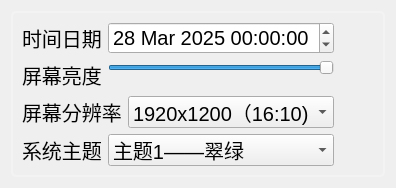
     <widget class="QWidget" name="tab_5">
      <attribute name="title">
       <string>终端个性化配置</string>
      </attribute>
      <layout class="QGridLayout" name="gridLayout_7">
       <item row="0" column="0">
        <widget class="QFrame" name="frame_4">
         <property name="styleSheet">
          <string notr="true">QLineEdit{
	border: 2px solid #E6E6E6;
	border-radius: 3px;
	font-size: 15px;
	padding: 5px;
}
#frame_4{
	border: 2px solid #f3f3f3;
	border-radius: 5px;
font-size:20px;
}
</string>
         </property>
         <property name="frameShape">
          <enum>QFrame::StyledPanel</enum>
         </property>
         <property name="frameShadow">
          <enum>QFrame::Raised</enum>
         </property>
         <layout class="QGridLayout" name="gridLayout_25">
          <item row="2" column="0">
           <layout class="QFormLayout" name="formLayout_4">
            <property name="formAlignment">
             <set>Qt::AlignCenter</set>
            </property>
            <item row="0" column="0">
             <widget class="QLabel" name="fenbianlvLabel">
              <property name="minimumSize">
               <size>
                <width>80</width>
                <height>0</height>
               </size>
              </property>
              <property name="font">
               <font>
                <pointsize>15</pointsize>
               </font>
              </property>
              <property name="text">
               <string>屏幕分辨率</string>
              </property>
             </widget>
            </item>
            <item row="0" column="1">
             <widget class="QComboBox" name="fenbianlvComboBox">
              <property name="minimumSize">
               <size>
                <width>80</width>
                <height>0</height>
               </size>
              </property>
              <property name="font">
               <font>
                <pointsize>15</pointsize>
               </font>
              </property>
              <item>
               <property name="text">
                <string>1920x1200（16:10)</string>
               </property>
              </item>
              <item>
               <property name="text">
                <string>1600x900（16:9）</string>
               </property>
              </item>
              <item>
               <property name="text">
                <string>1280x800（16:10）</string>
               </property>
              </item>
             </widget>
            </item>
           </layout>
          </item>
          <item row="4" column="0">
           <layout class="QFormLayout" name="formLayout_3">
            <property name="formAlignment">
             <set>Qt::AlignCenter</set>
            </property>
            <property name="horizontalSpacing">
             <number>6</number>
            </property>
            <item row="0" column="0">
             <widget class="QLabel" name="Label_4">
              <property name="font">
               <font>
                <pointsize>15</pointsize>
               </font>
              </property>
              <property name="text">
               <string>系统主题</string>
              </property>
             </widget>
            </item>
            <item row="0" column="1">
             <widget class="QComboBox" name="ComboBox_2">
              <property name="font">
               <font>
                <pointsize>15</pointsize>
               </font>
              </property>
              <item>
               <property name="text">
                <string>主题1——翠绿</string>
               </property>
              </item>
              <item>
               <property name="text">
                <string>主题2——赤棕</string>
               </property>
              </item>
              <item>
               <property name="text">
                <string>主题3——灰白</string>
               </property>
              </item>
             </widget>
            </item>
           </layout>
          </item>
          <item row="1" column="1">
           <spacer name="horizontalSpacer_13">
            <property name="orientation">
             <enum>Qt::Horizontal</enum>
            </property>
            <property name="sizeHint" stdset="0">
             <size>
              <width>40</width>
              <height>20</height>
             </size>
            </property>
           </spacer>
          </item>
          <item row="0" column="0">
           <layout class="QFormLayout" name="formLayout_010_date_time">
            <property name="formAlignment">
             <set>Qt::AlignCenter</set>
            </property>
            <item row="0" column="0">
             <widget class="QLabel" name="Label">
              <property name="font">
               <font>
                <pointsize>15</pointsize>
               </font>
              </property>
              <property name="text">
               <string>时间日期</string>
              </property>
             </widget>
            </item>
            <item row="0" column="1">
             <widget class="QDateTimeEdit" name="DateTimeEdit">
              <property name="font">
               <font>
                <pointsize>15</pointsize>
               </font>
              </property>
              <property name="date">
               <date>
                <year>2025</year>
                <month>3</month>
                <day>28</day>
               </date>
              </property>
             </widget>
            </item>
           </layout>
          </item>
          <item row="1" column="0">
           <layout class="QFormLayout" name="formLayout">
            <property name="formAlignment">
             <set>Qt::AlignCenter</set>
            </property>
            <item row="0" column="0">
             <widget class="QLabel" name="Label_2">
              <property name="font">
               <font>
                <pointsize>15</pointsize>
               </font>
              </property>
              <property name="text">
               <string>屏幕亮度</string>
              </property>
             </widget>
            </item>
            <item row="0" column="1">
             <widget class="QSlider" name="horizontalSlider">
              <property name="value">
               <number>99</number>
              </property>
              <property name="orientation">
               <enum>Qt::Horizontal</enum>
              </property>
             </widget>
            </item>
           </layout>
          </item>
         </layout>
        </widget>
       </item>
      </layout>
     </widget>
